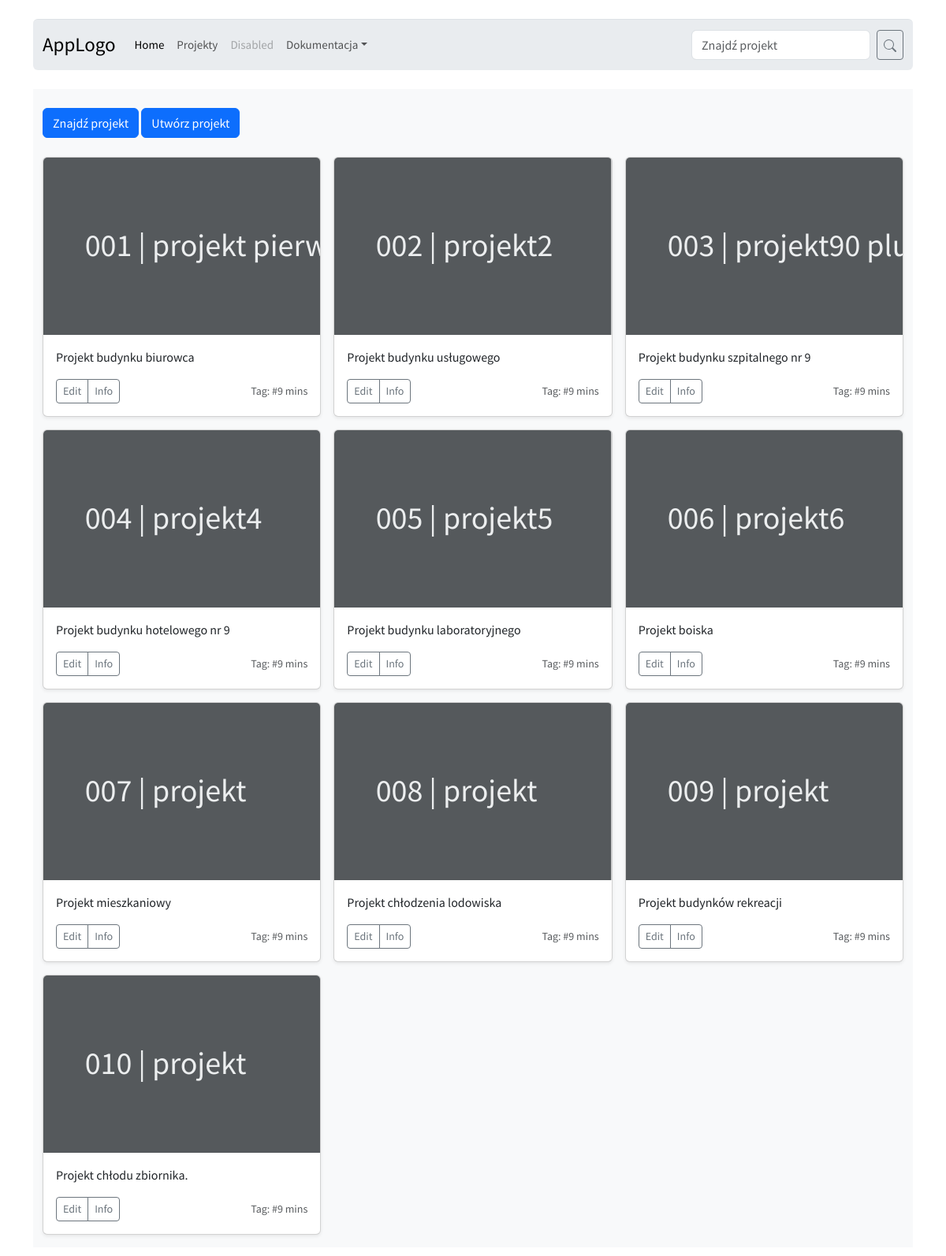
The app's page /proj-search/ with its own data.
### zyski/models.py (models this page shows, shortened)
class Projekt(models.Model):
    name = models.CharField(max_length=90,
                             help_text="Nazwa projektu")
    proj_start_date = models.DateField(auto_now_add=True, verbose_name="Data utworzenia projektu.")
    number = models.CharField(max_length=20,
                            verbose_name="Numer projektu.")
    description = models.CharField(max_length=250, help_text="Opis projektu")

### zyski/views.py (the view)
# urls.py: path('proj-search/', views.proj_search, name = 'proj-search'),
def proj_search(request):
    search_text = request.GET.get('searching','')
    filtered_projects = set()
    projects = Projekt.objects.filter(name__icontains = search_text)
    if projects:
        for project in projects:
            filtered_projects.add(project)
    projects = Projekt.objects.filter(number__icontains = search_text)
    if projects:
        for project in projects:
            filtered_projects.add(project)
    projects = Projekt.objects.filter(description__icontains = search_text)
    if projects:
        for project in projects:
            filtered_projects.add(project)
    filtered_projects_sorted = sorted(list(filtered_projects), key=lambda x: x.number) #posortuj listę wg numeru projektu
    return render(request, "proj-search.html", {"search_text":search_text,
                                                "projects":filtered_projects_sorted})

### zyski/templates/proj-search.html (shortened to what this page needs)
{% extends 'base.html' %}
{% load static %}
{% block content %}
<main>
    <div class="album py-3 bg-body-tertiary">
        <div class="container">
            <p>
                <a href="#" class="btn btn-primary my-2">Znajdź projekt</a>
                <a href="#" class="btn btn-primary my-2">Utwórz projekt</a>
            </p>
            <div class="row row-cols-1 row-cols-sm-2 row-cols-md-3 g-3">
{% for projekt in projects %}
<div class="col">
    <div class="card shadow-sm">
    <svg class="bd-placeholder-img card-img-top" width="100%" height="225"
      xmlns="http://www.w3.org/2000/svg" role="img" aria-label="Placeholder: Thumbnail"
      preserveAspectRatio="xMidYMid slice" focusable="false"><title>Placeholder</title>
      <rect width="100%" height="100%" fill="#55595c"/>
      <text x="15%" y="50%" fill="#eceeef" dy=".3em" style = "font-size: 40px" >{{projekt.number}} | {{projekt.name}}</text>
    </svg>
      <div class="card-body">
        <p class="card-text">{{ projekt.description }}</p>
        <div class="d-flex justify-content-between align-items-center">
          <div class="btn-group">
            <a href="/projekty/{{ projekt.pk }}" button type="button" class="btn btn-sm btn-outline-secondary">Edit </a></button>
            <button id="{{ projekt.pk }}" type="button" class="btn btn-sm btn-outline-secondary" data-bs-toggle="popover" data-bs-title="Projekt info" data-bs-content="W tym miejscu można wpisać zmienną contentu. Powierzchnia .... m2, Moc chłodu ... kW.">Info</button>
          </div>
          <small class="text-body-secondary">Tag: #9 mins</small>
        </div>
      </div>
    </div>
  </div>
{% endfor %}
</div>
</div>
</div>
</main>
{% endblock %}

### templates/base.html (style rules this page uses)
body { font-family: 'Source Sans Pro', sans-serif; background-color: #ffffffbc; padding-bottom: 20px; }

### records on screen
Projekt: number "001", name "projekt…", description "Projekt budynku biurowca"
Projekt: number "002", name "projekt2", description "Projekt budynku usługowego"
Projekt: number "003", name "projekt90…", description "Projekt budynku szpitalnego nr 9"
Projekt: number "004", name "projekt4", description "Projekt budynku hotelowego nr 9"
Projekt: number "005", name "projekt5", description "Projekt budynku laboratoryjnego"
Projekt: number "006", name "projekt6", description "Projekt boiska"
Projekt: number "007", name "projekt", description "Projekt mieszkaniowy"
Projekt: number "008", name "projekt", description "Projekt chłodzenia lodowiska"
Projekt: number "009", name "projekt", description "Projekt budynków rekreacji"
Projekt: number "010", name "projekt", description "Projekt chłodu zbiornika."
